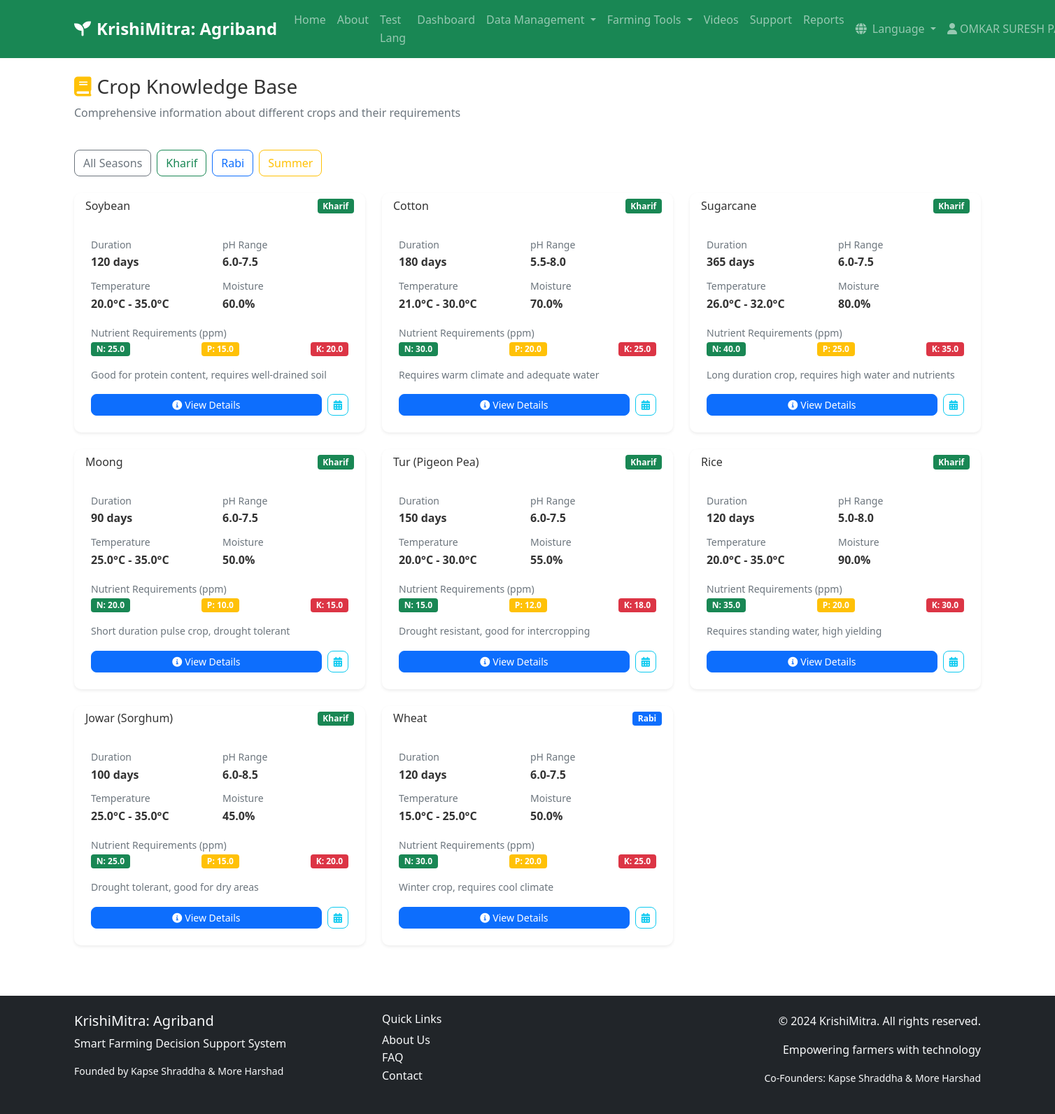
/crops/knowledge (signed in), run on the app's committed database.
### models.py (models this page shows)
class Crop(db.Model):
    __tablename__ = 'crops'
    id = db.Column(db.Integer, primary_key=True)
    crop_name = db.Column(db.String(100), nullable=False)
    season = db.Column(db.String(20), nullable=False)  # Kharif, Rabi, Summer
    duration_days = db.Column(db.Integer, nullable=False)
    ph_min = db.Column(db.Float, nullable=False)
    ph_max = db.Column(db.Float, nullable=False)
    temp_min = db.Column(db.Float, nullable=False)
    temp_max = db.Column(db.Float, nullable=False)
    moisture_req = db.Column(db.Float, nullable=False)
    nitrogen_req = db.Column(db.Float, nullable=False)
    phosphorus_req = db.Column(db.Float, nullable=False)
    potassium_req = db.Column(db.Float, nullable=False)
    notes = db.Column(db.Text)
    recommendations = db.relationship('Recommendation', backref='crop', lazy=True, cascade='all, delete-orphan')
    alerts = db.relationship('Alert', backref='crop', lazy=True, cascade='all, delete-orphan')

### blueprints/crops.py (the view)
@crops_bp.route('/crops/knowledge')
@login_required
def knowledge():
    crops = Crop.query.all()
    return render_template('crops/knowledge.html', crops=crops)

### app.py (called while the page is built)
def get_locale():
    try:
        if 'language' in session:
            lang = session['language']
            if lang in app.config['LANGUAGES']:
                return lang
        if request.args.get('lang'):
            lang = request.args.get('lang')
            if lang in app.config['LANGUAGES']:
                return lang
        return 'en'
    except Exception as e:
        print(f"Error in get_locale: {e}")
        return 'en'

@app.context_processor
def inject_get_locale():
    from flask_babel import get_locale as babel_get_locale
    return dict(
        get_locale=babel_get_locale,
        current_language=session.get('language', 'en')
    )

### blueprints/crops.py (called while the page is built)
def login_required(f):
    @wraps(f)
    def decorated_function(*args, **kwargs):
        if 'farmer_id' not in session:
            flash('Please log in to access this page.', 'error')
            return redirect(url_for('auth.login'))
        return f(*args, **kwargs)
    return decorated_function

### templates/crops/knowledge.html (shortened to what this page needs)
{% extends "base.html" %}
{% block content %}
<div class="container py-4">
    <div class="row mb-4">
        <div class="col-12">
            <h2 class="h3 mb-0">
                <i class="fas fa-book text-warning me-2"></i>{{ _('Crop Knowledge Base') }}
            </h2>
            <p class="text-muted mt-2">{{ _('Comprehensive information about different crops and their requirements') }}</p>
        </div>
    </div>
    <div class="row mb-4">
        <div class="col-12">
            <div class="d-flex flex-wrap gap-2">
                <a href="{{ url_for('crops.knowledge') }}" class="btn btn-outline-secondary">{{ _('All Seasons') }}</a>
                <a href="{{ url_for('crops.knowledge') }}?season=Kharif" class="btn btn-outline-success">{{ _('Kharif') }}</a>
                <a href="{{ url_for('crops.knowledge') }}?season=Rabi" class="btn btn-outline-primary">{{ _('Rabi') }}</a>
                <a href="{{ url_for('crops.knowledge') }}?season=Summer" class="btn btn-outline-warning">{{ _('Summer') }}</a>
            </div>
        </div>
    </div>
    {% if crops %}
    <div class="row g-4">
        {% for crop in crops %}
        <div class="col-md-6 col-lg-4">
            <div class="card border-0 shadow-sm crop-card">
                <div class="card-header bg-white border-0">
                    <div class="d-flex justify-content-between align-items-center">
                        <h6 class="card-title mb-0">{{ crop.crop_name }}</h6>
                        <span class="badge bg-{{ 'success' if crop.season == 'Kharif' else 'primary' if crop.season == 'Rabi' else 'warning' }}">
                            {{ crop.season }}
                        </span>
                    </div>
                </div>
                <div class="card-body">
                    <div class="row g-2 mb-3">
                        <div class="col-6">
                            <small class="text-muted">{{ _('Duration') }}</small>
                            <div class="fw-bold">{{ crop.duration_days }} {{ _('days') }}</div>
                        </div>
                        <div class="col-6">
                            <small class="text-muted">{{ _('pH Range') }}</small>
                            <div class="fw-bold">{{ crop.ph_min }}-{{ crop.ph_max }}</div>
                        </div>
                        <div class="col-6">
                            <small class="text-muted">{{ _('Temperature') }}</small>
                            <div class="fw-bold">{{ crop.temp_min }}°C - {{ crop.temp_max }}°C</div>
                        </div>
                        <div class="col-6">
                            <small class="text-muted">{{ _('Moisture') }}</small>
                            <div class="fw-bold">{{ crop.moisture_req }}%</div>
                        </div>
                    </div>
                    <div class="mb-3">
                        <small class="text-muted">{{ _('Nutrient Requirements (ppm)') }}</small>
                        <div class="d-flex justify-content-between">
                            <span class="badge bg-success">N: {{ crop.nitrogen_req }}</span>
                            <span class="badge bg-warning">P: {{ crop.phosphorus_req }}</span>
                            <span class="badge bg-danger">K: {{ crop.potassium_req }}</span>
                        </div>
                    </div>
                    {% if crop.notes %}
                    <p class="card-text text-muted small mb-3">{{ crop.notes[:100] }}{% if crop.notes|length > 100 %}...{% endif %}</p>
                    {% endif %}
                    <div class="d-flex gap-2">
                        <a href="{{ url_for('crops.crop_details', crop_id=crop.id) }}" class="btn btn-primary btn-sm flex-fill">
                            <i class="fas fa-info-circle me-1"></i>{{ _('View Details') }}
                        </a>
                        <a href="{{ url_for('crops.calendar', crop_id=crop.id) }}" class="btn btn-outline-info btn-sm">
                            <i class="fas fa-calendar-alt"></i>
                        </a>
                    </div>
                </div>
            </div>
        </div>
        {% endfor %}
    </div>
    {% else %}
    <div class="text-center py-5">
        <i class="fas fa-seedling fa-4x text-muted mb-4"></i>
        <h4 class="text-muted">{{ _('No Crops Available') }}</h4>
        <p class="text-muted mb-4">{{ _('Crop information will be available soon.') }}</p>
    </div>
    {% endif %}
</div>
{% endblock %}

### templates/base.html (shortened to what this page needs)
<!DOCTYPE html>
<html lang="{{ get_locale() }}">
<head>
    <link href="https://cdn.jsdelivr.net/npm/bootstrap@5.1.3/dist/css/bootstrap.min.css" rel="stylesheet">
    <link href="https://cdnjs.cloudflare.com/ajax/libs/font-awesome/6.0.0/css/all.min.css" rel="stylesheet">
    <link href="{{ url_for('static', filename='css/style.css') }}" rel="stylesheet">
</head>
<body>
    <nav class="navbar navbar-expand-lg navbar-dark bg-success">
        <div class="container">
            <a class="navbar-brand" href="{{ url_for('index') }}">
                <i class="fas fa-seedling me-2"></i>KrishiMitra: Agriband
            </a>
            <div class="collapse navbar-collapse" id="navbarNav">
                <ul class="navbar-nav me-auto">
                    <li class="nav-item">
                        <a class="nav-link" href="{{ url_for('index') }}">{{ _('Home') }}</a>
                    </li>
                    <li class="nav-item">
                        <a class="nav-link" href="{{ url_for('about') }}">{{ _('About') }}</a>
                    </li>
                    <li class="nav-item">
                        <a class="nav-link" href="/test_language">Test Lang</a>
                    </li>
                    {% if session.farmer_id %}
                    <li class="nav-item">
                        <a class="nav-link" href="{{ url_for('dashboard.index') }}">{{ _('Dashboard') }}</a>
                    </li>
                    <li class="nav-item dropdown">
                        <a class="nav-link dropdown-toggle" href="#" id="navbarDropdown" role="button" data-bs-toggle="dropdown">
                            {{ _('Data Management') }}
                        </a>
                    </li>
                    <li class="nav-item dropdown">
                        <a class="nav-link dropdown-toggle" href="#" id="navbarDropdown2" role="button" data-bs-toggle="dropdown">
                            {{ _('Farming Tools') }}
                        </a>
                    </li>
                    <li class="nav-item">
                        <a class="nav-link" href="{{ url_for('videos.index') }}">{{ _('Videos') }}</a>
                    </li>
                    <li class="nav-item">
                        <a class="nav-link" href="{{ url_for('support.index') }}">{{ _('Support') }}</a>
                    </li>
                    <li class="nav-item">
                        <a class="nav-link" href="{{ url_for('reports.index') }}">{{ _('Reports') }}</a>
                    </li>
                    {% endif %}
                </ul>
                <ul class="navbar-nav">
                    <li class="nav-item dropdown">
                        <a class="nav-link dropdown-toggle" href="#" id="languageDropdown" role="button" data-bs-toggle="dropdown">
                            <i class="fas fa-globe me-1"></i>
                            {% if current_language == 'hi' %}
                                हिन्दी
                            {% elif current_language == 'mr' %}
                                मराठी
                            {% else %}
                                {{ _('Language') }}
                            {% endif %}
                        </a>
                    </li>
                    {% if session.farmer_id %}
                    <li class="nav-item dropdown">
                        <a class="nav-link dropdown-toggle" href="#" id="navbarDropdown3" role="button" data-bs-toggle="dropdown">
                            <i class="fas fa-user me-1"></i>{{ session.farmer_name }}
                        </a>
                    </li>
                    {% endif %}
                </ul>
            </div>
        </div>
    </nav>
    <main>
        {% block content %}{% endblock %}
    </main>
    <footer class="bg-dark text-light py-4 mt-5">
        <div class="container">
            <div class="row">
                <div class="col-md-4">
                    <h5>{{ _('KrishiMitra: Agriband') }}</h5>
                    <p>{{ _('Smart Farming Decision Support System') }}</p>
                    <p class="small">{{ _('Founded by Kapse Shraddha & More Harshad') }}</p>
                </div>
                <div class="col-md-4">
                    <h6>{{ _('Quick Links') }}</h6>
                    <ul class="list-unstyled">
                        <li><a href="{{ url_for('about') }}" class="text-light text-decoration-none">{{ _('About Us') }}</a></li>
                        <li><a href="{{ url_for('support.faq') }}" class="text-light text-decoration-none">{{ _('FAQ') }}</a></li>
                        <li><a href="{{ url_for('support.contact') }}" class="text-light text-decoration-none">{{ _('Contact') }}</a></li>
                    </ul>
                </div>
                <div class="col-md-4 text-md-end">
                    <p>&copy; 2024 KrishiMitra. {{ _('All rights reserved.') }}</p>
                    <p>{{ _('Empowering farmers with technology') }}</p>
                    <p class="small">{{ _('Co-Founders: Kapse Shraddha & More Harshad') }}</p>
                </div>
            </div>
        </div>
    </footer>
</body>
</html>

### static/css/style.css (style rules this page uses)
:root { --primary-color: #28a745; --secondary-color: #6c757d; --success-color: #28a745; --info-color: #17a2b8; --warning-color: #ffc107; --danger-color: #dc3545; --light-color: #f8f9fa; --dark-color: #343a40; }
body { font-family: 'Segoe UI', Tahoma, Geneva, Verdana, sans-serif; line-height: 1.6; color: #333; }
.navbar-brand { font-weight: bold; font-size: 1.5rem; }
.navbar-nav .nav-link { font-weight: 500; transition: color 0.3s ease; }
.card { transition: transform 0.3s ease, box-shadow 0.3s ease; border-radius: 10px; }
.card-header { border-radius: 10px 10px 0 0 !important; border-bottom: 1px solid #e9ecef; }
.btn { border-radius: 8px; font-weight: 500; transition: all 0.3s ease; }
.crop-card { border: 2px solid #e9ecef; border-radius: 10px; transition: all 0.3s ease; overflow: hidden; }
.crop-card .card-body { padding: 1.5rem; }
footer { margin-top: auto; }

### data on the page
Crop: crop_name "Wheat", season "Rabi", duration_days "120", ph_min "6.0", ph_max "7.5", temp_min "15.0", temp_max "25.0", moisture_req "50.0", nitrogen_req "30.0", phosphorus_req "20.0", potassium_req "25.0", notes "Winter crop, requires cool climate"
Crop: crop_name "Soybean", season "Kharif", duration_days "120", ph_min "6.0", ph_max "7.5", temp_min "20.0", temp_max "35.0", moisture_req "60.0", nitrogen_req "25.0", phosphorus_req "15.0", potassium_req "20.0", notes "Good for protein content, requires well-drained soil"
Crop: crop_name "Cotton", season "Kharif", duration_days "180", ph_min "5.5", ph_max "8.0", temp_min "21.0", temp_max "30.0", moisture_req "70.0", nitrogen_req "30.0", phosphorus_req "20.0", potassium_req "25.0", notes "Requires warm climate and adequate water"
Crop: crop_name "Sugarcane", season "Kharif", duration_days "365", ph_min "6.0", ph_max "7.5", temp_min "26.0", temp_max "32.0", moisture_req "80.0", nitrogen_req "40.0", phosphorus_req "25.0", potassium_req "35.0", notes "Long duration crop, requires high water and nutrients"
Crop: crop_name "Moong", season "Kharif", duration_days "90", ph_min "6.0", ph_max "7.5", temp_min "25.0", temp_max "35.0", moisture_req "50.0", nitrogen_req "20.0", phosphorus_req "10.0", potassium_req "15.0", notes "Short duration pulse crop, drought tolerant"
Crop: crop_name "Tur (Pigeon Pea)", season "Kharif", duration_days "150", ph_min "6.0", ph_max "7.5", temp_min "20.0", temp_max "30.0", moisture_req "55.0", nitrogen_req "15.0", phosphorus_req "12.0", potassium_req "18.0", notes "Drought resistant, good for intercropping"
Crop: crop_name "Rice", season "Kharif", duration_days "120", ph_min "5.0", ph_max "8.0", temp_min "20.0", temp_max "35.0", moisture_req "90.0", nitrogen_req "35.0", phosphorus_req "20.0", potassium_req "30.0", notes "Requires standing water, high yielding"
Crop: crop_name "Jowar (Sorghum)", season "Kharif", duration_days "100", ph_min "6.0", ph_max "8.5", temp_min "25.0", temp_max "35.0", moisture_req "45.0", nitrogen_req "25.0", phosphorus_req "15.0", potassium_req "20.0", notes "Drought tolerant, good for dry areas"

### other printed values
{{ session.farmer_name }} "OMKAR SURESH…"
